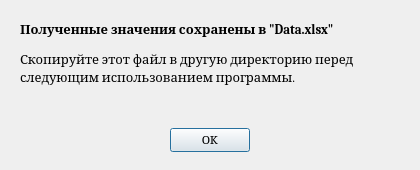
<?xml version="1.0" encoding="UTF-8"?>
<ui version="4.0">
 <class>Save</class>
 <widget class="QDialog" name="Save">
  <property name="geometry">
   <rect>
    <x>0</x>
    <y>0</y>
    <width>420</width>
    <height>170</height>
   </rect>
  </property>
  <property name="sizePolicy">
   <sizepolicy hsizetype="Fixed" vsizetype="Fixed">
    <horstretch>0</horstretch>
    <verstretch>0</verstretch>
   </sizepolicy>
  </property>
  <property name="minimumSize">
   <size>
    <width>420</width>
    <height>170</height>
   </size>
  </property>
  <property name="maximumSize">
   <size>
    <width>420</width>
    <height>170</height>
   </size>
  </property>
  <property name="windowTitle">
   <string>Сохранение</string>
  </property>
  <widget class="QDialogButtonBox" name="buttonBox">
   <property name="geometry">
    <rect>
     <x>110</x>
     <y>110</y>
     <width>200</width>
     <height>60</height>
    </rect>
   </property>
   <property name="sizePolicy">
    <sizepolicy hsizetype="Expanding" vsizetype="Fixed">
     <horstretch>0</horstretch>
     <verstretch>0</verstretch>
    </sizepolicy>
   </property>
   <property name="font">
    <font>
     <family>Cambria</family>
     <pointsize>10</pointsize>
    </font>
   </property>
   <property name="orientation">
    <enum>Qt::Horizontal</enum>
   </property>
   <property name="standardButtons">
    <set>QDialogButtonBox::Ok</set>
   </property>
   <property name="centerButtons">
    <bool>true</bool>
   </property>
  </widget>
  <widget class="QLabel" name="label_no">
   <property name="geometry">
    <rect>
     <x>20</x>
     <y>20</y>
     <width>391</width>
     <height>81</height>
    </rect>
   </property>
   <property name="font">
    <font>
     <family>Cambria</family>
     <pointsize>10</pointsize>
     <kerning>true</kerning>
    </font>
   </property>
   <property name="mouseTracking">
    <bool>true</bool>
   </property>
   <property name="layoutDirection">
    <enum>Qt::LeftToRight</enum>
   </property>
   <property name="text">
    <string>&lt;html&gt;&lt;head/&gt;&lt;body&gt;&lt;p&gt;&lt;span style=&quot; font-weight:600;&quot;&gt;Полученные значения сохранены в &amp;quot;Data.xlsx&amp;quot;&lt;/span&gt;&lt;/p&gt;&lt;p&gt;Скопируйте этот файл в другую директорию перед следующим использованием программы.&lt;/p&gt;&lt;/body&gt;&lt;/html&gt;</string>
   </property>
   <property name="textFormat">
    <enum>Qt::RichText</enum>
   </property>
   <property name="alignment">
    <set>Qt::AlignLeading|Qt::AlignLeft|Qt::AlignTop</set>
   </property>
   <property name="wordWrap">
    <bool>true</bool>
   </property>
  </widget>
 </widget>
 <resources/>
 <connections>
  <connection>
   <sender>buttonBox</sender>
   <signal>accepted()</signal>
   <receiver>Save</receiver>
   <slot>accept()</slot>
   <hints>
    <hint type="sourcelabel">
     <x>248</x>
     <y>254</y>
    </hint>
    <hint type="destinationlabel">
     <x>157</x>
     <y>274</y>
    </hint>
   </hints>
  </connection>
  <connection>
   <sender>buttonBox</sender>
   <signal>rejected()</signal>
   <receiver>Save</receiver>
   <slot>reject()</slot>
   <hints>
    <hint type="sourcelabel">
     <x>209</x>
     <y>159</y>
    </hint>
    <hint type="destinationlabel">
     <x>209</x>
     <y>95</y>
    </hint>
   </hints>
  </connection>
 </connections>
</ui>
